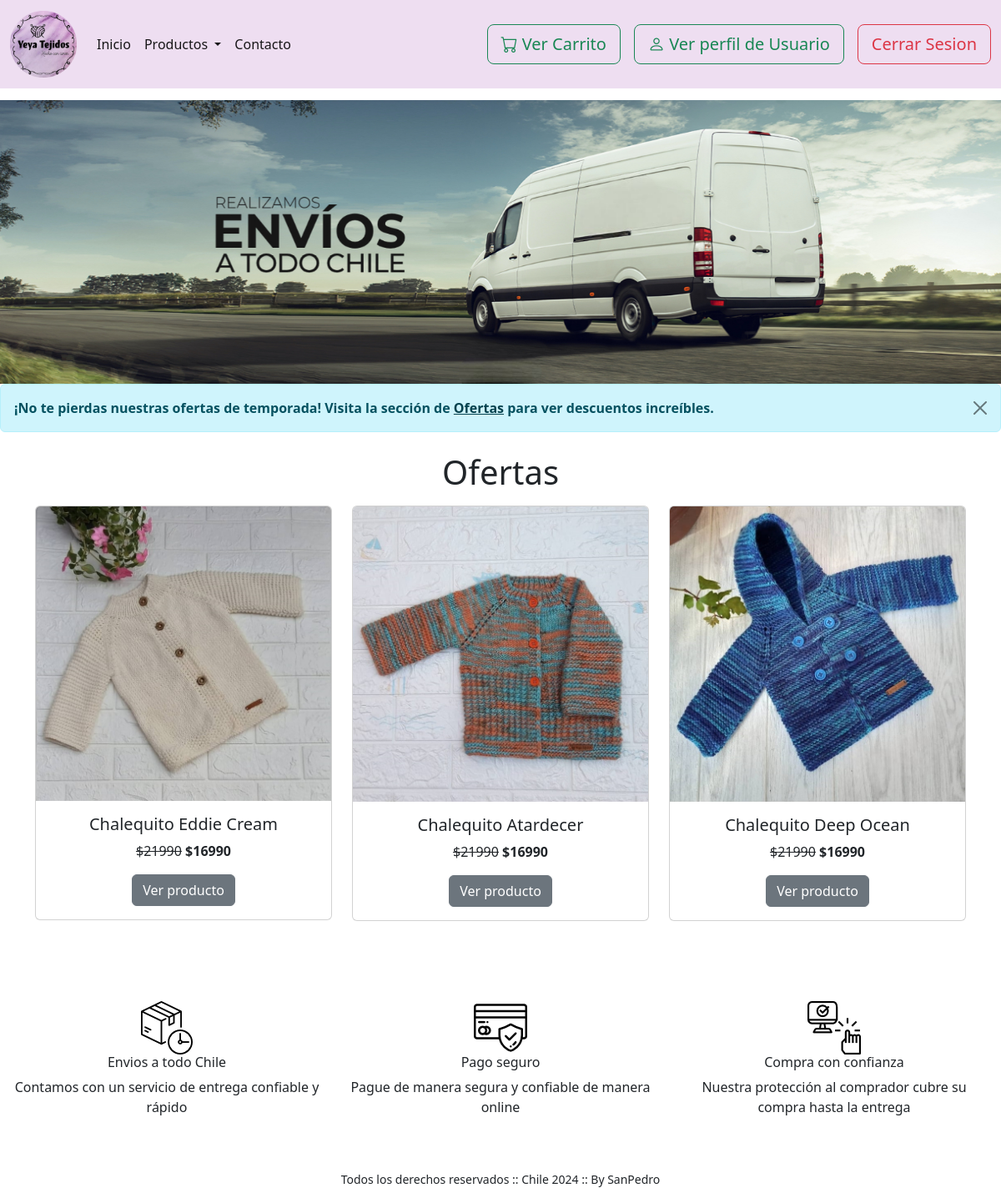
Screenshot of /ofertas/ (signed in) with the database file from the repository.
### mi_aplicacion/models.py (models this page shows, shortened)
class Producto(models.Model):
    id = models.BigAutoField(primary_key=True)
    nombre = models.CharField(null=False, max_length=1024)
    precio = models.BigIntegerField(null=False)
    precio_oferta = models.BigIntegerField(null=True, default=0)
    descripcion = models.CharField(null=False, max_length=1024)
    imagen = models.ImageField(upload_to='productos/', editable=True)
    es_oferta = models.BooleanField(default=False)
    es_destacado = models.BooleanField(default=False)
    tipo = models.ForeignKey(TipoProducto, null=True, on_delete=models.CASCADE)
    stock = models.IntegerField(default=100)

### mi_aplicacion/views.py (the view)
# urls.py: path('ofertas/', views.ofertas, name='ofertas'),
@login_required
def ofertas(request):
    productos_oferta = Producto.objects.filter(es_oferta=True)
    return render(request, "ofertas.html", {'productos_oferta': productos_oferta})

### mi_aplicacion/templates/ofertas.html (shortened to what this page needs)
{% extends "base.html" %}
{% block content %}
<section class="container-fluid mt-2 pt-2">
    <h1 class="text-center">Ofertas</h1>
</section>
<section class="container mb-5 mt-2 pt-2">
    <div class="row row-cols-1 row-cols-md-3 g-4">
        {% for producto in productos_oferta %}
        <div class="col text-center">
            <div class="card">
                <img src="{{ producto.imagen.url }}" class="card-img-top">
                <div class="card-body">
                    <h5 class="card-title">{{ producto.nombre }}</h5>
                    <p class="card-text"><del>${{ producto.precio }}</del> <strong>${{ producto.precio_oferta }}</strong></p>
                    <button type="button" class="btn btn-secondary" data-bs-toggle="modal" data-bs-target="#modal-producto{{ producto.id }}">
                        Ver producto
                    </button>
                </div>
            </div>
        </div>
        {% endfor %}
    </div>
</section>
{% endblock %}

### rows the page displays
Producto: imagen (picture), nombre "Chalequito Eddie Cream", precio "21990", precio_oferta "16990"
Producto: imagen (picture), nombre "Chalequito Atardecer", precio "21990", precio_oferta "16990"
Producto: imagen (picture), nombre "Chalequito Deep Ocean", precio "21990", precio_oferta "16990"
